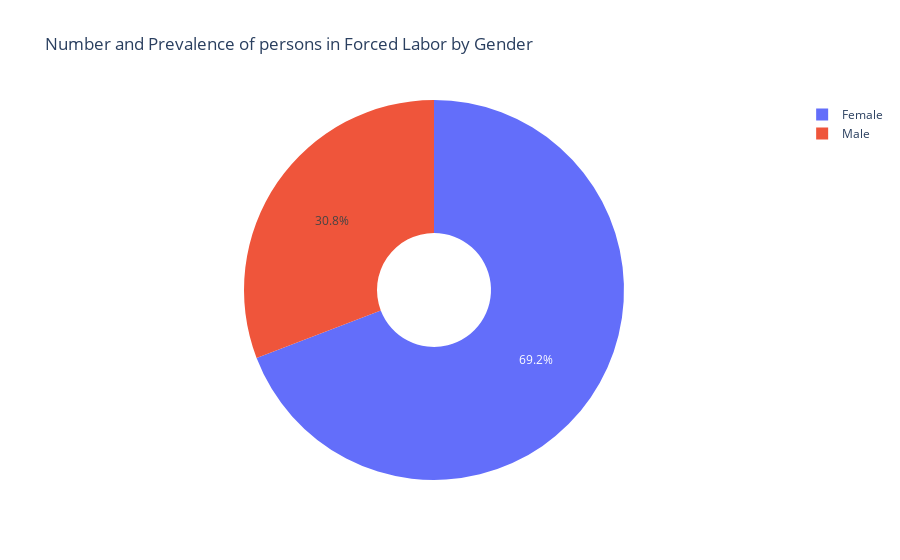

The code cell stored with this chart in its notebook:
### Code cell
sex = ['Male','Female']
age = ['Adults', 'Children']

laour_sex_age_noworld['Total'] = laour_sex_age_noworld.loc[:,laour_sex_age_noworld.columns != 'Category_Sex_Age'].sum(axis=1)

laour_sex_age_noworld_gender = laour_sex_age_noworld
laour_sex_age_noworld_age = laour_sex_age_noworld

for val in age:
    laour_sex_age_noworld_gender = laour_sex_age_noworld_gender[laour_sex_age_noworld_gender['Category_Sex_Age'] != val]

for val in sex:
    laour_sex_age_noworld_age = laour_sex_age_noworld_age[laour_sex_age_noworld_age['Category_Sex_Age'] != val]
  

labels = laour_sex_age_noworld_gender['Category_Sex_Age'].tolist()
values = laour_sex_age_noworld_gender['Total'].tolist()


layout = go.Layout(
    autosize=True,
    title = 'Number and Prevalence of persons in Forced Labor by Gender',
    xaxis= go.layout.XAxis(linecolor = 'black',
                          linewidth = 1,
                          mirror = True),

    yaxis= go.layout.YAxis(linecolor = 'black',
                          linewidth = 1,
                          mirror = True),
)
fig = go.Figure(data=[go.Pie(labels = labels, values=values, hole=0.3)])
fig.update(layout=layout)
fig.show()

### Figure 1 — Plotly figure (JSON) as saved in the notebook; plotly's stock layout.template omitted (floating-point values rounded to 4 significant figures)
{"data": [{"hole": 0.3, "labels": ["Male", "Female"], "type": "pie", "values": [32502000, 72937000]}], "layout": {"autosize": true, "title": {"text": "Number and Prevalence of persons in Forced Labor by Gender"}, "xaxis": {"linecolor": "black", "linewidth": 1, "mirror": true}, "yaxis": {"linecolor": "black", "linewidth": 1, "mirror": true}}}
